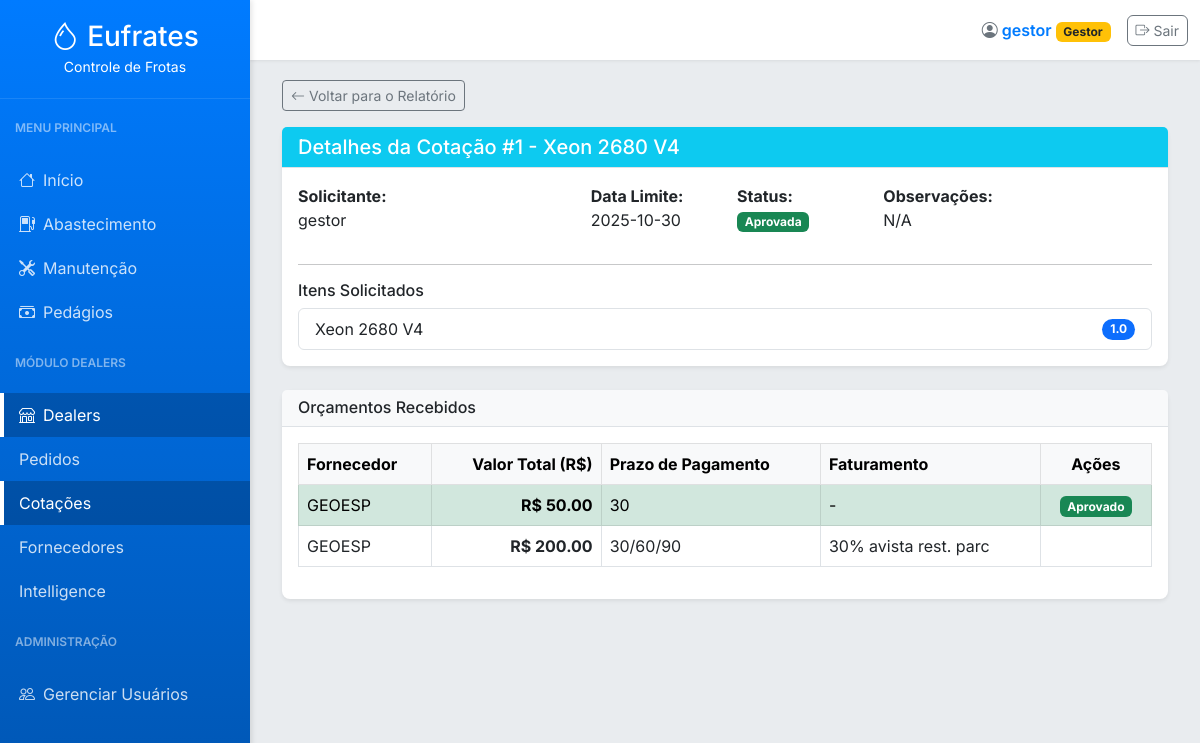
/dealers/cotacao/1 (signed in), run on an earlier commit of the app's database.
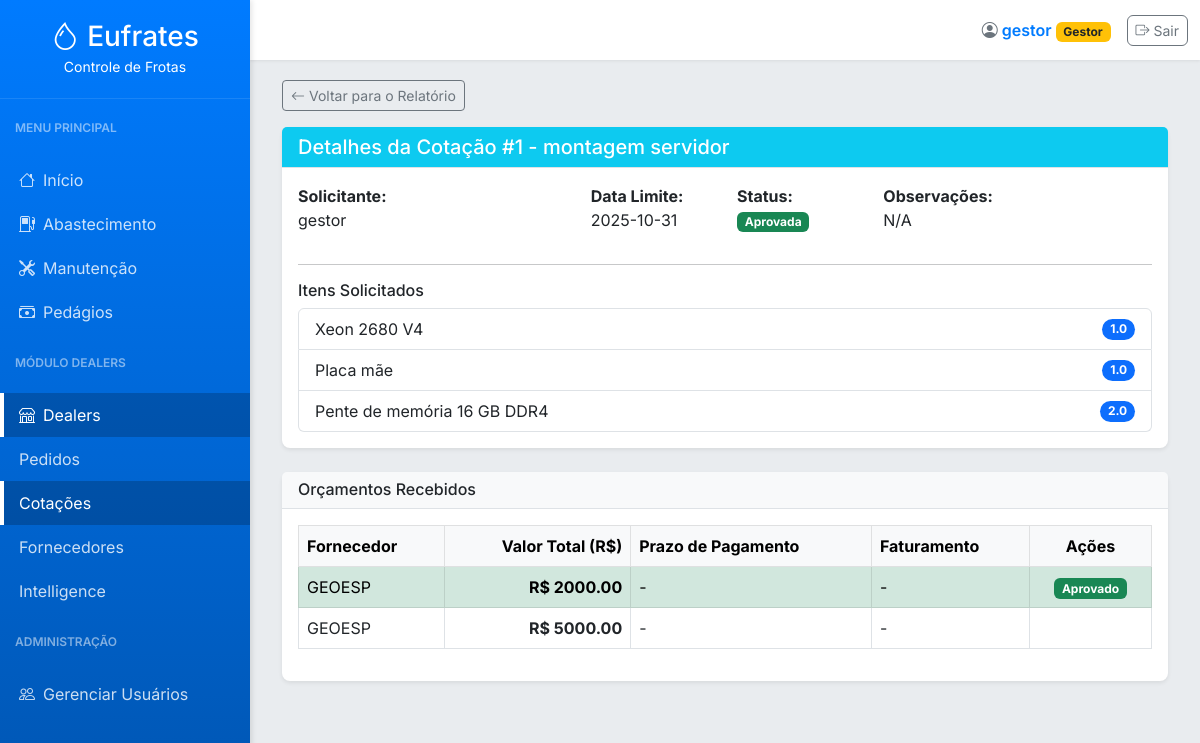
And on a later commit of the database.
### tables this page shows
CREATE TABLE users (
        id INTEGER PRIMARY KEY AUTOINCREMENT,
        username TEXT NOT NULL UNIQUE,
        password_hash TEXT NOT NULL,
        role TEXT NOT NULL CHECK(role IN ('Gestor', 'Comprador', 'Padrão'))
    );

CREATE TABLE cotacoes (
                id INTEGER PRIMARY KEY, user_id INTEGER, titulo TEXT, data_limite TEXT,
                observacoes TEXT, status TEXT, data_aprovacao TEXT, data_registro TEXT
            );

CREATE TABLE cotacao_itens (
                id INTEGER PRIMARY KEY, cotacao_id INTEGER, descricao TEXT, quantidade REAL
            );

CREATE TABLE orcamentos (
                id INTEGER PRIMARY KEY, cotacao_id INTEGER, fornecedor_id INTEGER, valor REAL,
                prazo_pagamento TEXT, faturamento TEXT, data_registro TEXT, aprovado BOOLEAN
            );

CREATE TABLE fornecedores (
        id INTEGER PRIMARY KEY AUTOINCREMENT,
        cnpj TEXT NOT NULL UNIQUE,
        nome TEXT NOT NULL,
        ie TEXT,
        endereco TEXT,
        tipo TEXT,
        contato TEXT,
        data_registro TEXT DEFAULT CURRENT_TIMESTAMP
    );

### app.py (the view, shortened to what this page needs)
@app.route('/dealers/cotacao/<int:cotacao_id>', methods=['GET', 'POST'])
@login_required
def cotacao_detalhe(cotacao_id):
    user_role = g.user['role']
    cotacao = obter_cotacao_por_id(cotacao_id)
    itens = obter_itens_por_cotacao_id(cotacao_id)
    orcamentos = obter_orcamentos_por_cotacao_id(cotacao_id)
    fornecedores = obter_fornecedores()
    return render_template('cotacao_detalhe.html', active_page='cotacoes', cotacao=cotacao, itens=itens, orcamentos=orcamentos, fornecedores=fornecedores)

### app.py (called while the page is built)
@app.before_request
def load_logged_in_user():
    user_id = session.get('user_id')
    g.user = get_user_by_id(user_id) if user_id else None

def login_required(view):
    @wraps(view)
    def wrapped_view(*args, **kwargs):
        if g.user is None:
            flash('Você precisa estar logado para acessar esta página.', 'warning')
            return redirect(url_for('login'))
        return view(*args, **kwargs)
    return wrapped_view

@app.context_processor
def inject_now():
    return {'now': datetime.now(), 'g': g}

### database.py (called while the page is built)
def get_db_connection():
    conn = sqlite3.connect('abastecimentos.db')
    conn.row_factory = sqlite3.Row
    return conn

def obter_cotacao_por_id(cotacao_id):
    conn = get_db_connection()
    try:
        query = "SELECT c.*, u.username as solicitante FROM cotacoes c JOIN users u ON c.user_id = u.id WHERE c.id = ?"
        df = pd.read_sql_query(query, conn, params=(cotacao_id,))
        return df.iloc[0].to_dict() if not df.empty else None
    finally:
        conn.close()

def obter_itens_por_cotacao_id(cotacao_id):
    conn = get_db_connection()
    df = pd.read_sql("SELECT * FROM cotacao_itens WHERE cotacao_id = ?", conn, params=(cotacao_id,))
    conn.close()
    return df.to_dict('records')

def obter_orcamentos_por_cotacao_id(cotacao_id):
    conn = get_db_connection()
    query = '''
        SELECT o.*, f.nome as fornecedor_nome
        FROM orcamentos o
        JOIN fornecedores f ON o.fornecedor_id = f.id
        WHERE o.cotacao_id = ?
        ORDER BY o.valor ASC
    '''
    df = pd.read_sql(query, conn, params=(cotacao_id,))
    conn.close()
    return df.to_dict('records')

def get_user_by_id(user_id):
    conn = get_db_connection()
    user = conn.execute('SELECT * FROM users WHERE id = ?', (user_id,)).fetchone()
    conn.close()
    return user

def obter_fornecedores():
    conn = get_db_connection()
    df = pd.read_sql('SELECT id, cnpj, nome, ie, tipo, contato, data_registro FROM fornecedores ORDER BY nome', conn)
    conn.close()
    return df.to_dict('records')

### templates/cotacao_detalhe.html (shortened to what this page needs)
{% extends "base.html" %}
{% block content %}
<div class="container-fluid">
    <a href="{{ url_for('cotacoes_relatorio') }}" class="btn btn-outline-secondary btn-sm mb-3">
        <i class="bi bi-arrow-left"></i> Voltar para o Relatório
    </a>
    <div class="card mb-4">
        <div class="card-header bg-info text-white">
            <h5 class="mb-0">Detalhes da Cotação #{{ cotacao.id }} - {{ cotacao.titulo }}</h5>
        </div>
        <div class="card-body">
            <div class="row">
                <div class="col-md-4"><strong>Solicitante:</strong><p>{{ cotacao.solicitante }}</p></div>
                <div class="col-md-2"><strong>Data Limite:</strong><p>{{ cotacao.data_limite }}</p></div>
                <div class="col-md-2"><strong>Status:</strong>
                    <p><span class="badge {% if cotacao.status == 'Aberta' %}bg-warning{% elif cotacao.status == 'Fechada' %}bg-primary{% elif cotacao.status == 'Aprovada' %}bg-success{% else %}bg-danger{% endif %}">{{ cotacao.status }}</span></p>
                </div>
                <div class="col-md-4"><strong>Observações:</strong><p>{{ cotacao.observacoes or 'N/A' }}</p></div>
            </div>
            <hr>
            <h6>Itens Solicitados</h6>
            <ul class="list-group">
                {% for item in itens %}
                <li class="list-group-item d-flex justify-content-between align-items-center">
                    {{ item.descricao }}
                    <span class="badge bg-primary rounded-pill">{{ item.quantidade }}</span>
                </li>
                {% endfor %}
            </ul>
        </div>
    </div>
    <div class="card">
        <div class="card-header d-flex justify-content-between align-items-center">
            <h6 class="mb-0">Orçamentos Recebidos</h6>
        </div>
        <div class="card-body">
            {% if orcamentos %}
            <div class="table-responsive">
                <table class="table table-bordered table-hover">
                    <thead class="table-light">
                        <tr>
                            <th>Fornecedor</th>
                            <th class="text-end">Valor Total (R$)</th>
                            <th>Prazo de Pagamento</th>
                            <th>Faturamento</th>
                            <th class="text-center">Ações</th>
                        </tr>
                    </thead>
                    <tbody>
                        {% for orcamento in orcamentos %}
                        <tr class="{{ 'table-success' if orcamento.aprovado else '' }}">
                            <td>{{ orcamento.fornecedor_nome }}</td>
                            <td class="text-end fw-bold">R$ {{ "%.2f"|format(orcamento.valor) }}</td>
                            <td>{{ orcamento.prazo_pagamento or '-' }}</td>
                            <td>{{ orcamento.faturamento or '-' }}</td>
                            <td class="text-center">
                                {% if cotacao.status == 'Fechada' and g.user.role in ['Administrador', 'Gestor'] %}
                                <form method="POST" action="{{ url_for('cotacao_detalhe', cotacao_id=cotacao.id) }}" class="d-inline">
                                    <input type="hidden" name="action" value="aprovar_orcamento">
                                    <input type="hidden" name="orcamento_id" value="{{ orcamento.id }}">
                                    <button type="submit" class="btn btn-sm btn-success" title="Aprovar este orçamento" onclick="return confirm('Tem certeza que deseja aprovar este orçamento e gerar um Pedido de Compra?')">
                                        <i class="bi bi-check-lg"></i> Aprovar
                                    </button>
                                </form>
                                {% elif orcamento.aprovado %}
                                <span class="badge bg-success">Aprovado</span>
                                {% endif %}
                            </td>
                        </tr>
                        {% endfor %}
                    </tbody>
                </table>
            </div>
            {% else %}
            <p class="text-center text-muted">Nenhum orçamento adicionado para esta cotação ainda.</p>
            {% endif %}
        </div>
    </div>
</div>
{% endblock %}

### templates/base.html (shortened to what this page needs)
<!DOCTYPE html>
<html lang="pt-BR">
<head>
    <link href="https://cdn.jsdelivr.net/npm/bootstrap@5.3.0/dist/css/bootstrap.min.css" rel="stylesheet">
    <link rel="stylesheet" href="https://cdn.jsdelivr.net/npm/bootstrap-icons@1.10.5/font/bootstrap-icons.css">
</head>
<body>
    <nav id="sidebar">
        <div class="sidebar-header">
            <h3 class="mb-0"><i class="bi bi-droplet me-2"></i>Eufrates</h3>
            <small>Controle de Frotas</small>
        </div>
        <ul class="list-unstyled components">
            <p class="sidebar-title">Menu Principal</p>
            <li class="nav-item">
                <a class="{{ 'active' if active_page == 'index' }}" href="{{ url_for('index') }}"><i class="bi bi-house me-2"></i>Início</a>
            </li>
            <li class="nav-item">
                <a class="{{ 'active' if active_page == 'relatorios' or active_page == 'medias' or active_page == 'combustiveis' }}" href="#abastecimentoSubmenu" data-bs-toggle="collapse" aria-expanded="false" class="dropdown-toggle">
                    <i class="bi bi-fuel-pump me-2"></i>Abastecimento
                </a>
            </li>
            <li class="nav-item">
                <a class="{{ 'active' if active_page == 'manutencoes' or active_page == 'metricas' or active_page == 'checklists' }}" href="#manutencaoSubmenu" data-bs-toggle="collapse" aria-expanded="false" class="dropdown-toggle">
                    <i class="bi bi-tools me-2"></i>Manutenção
                </a>
            </li>
            <li class="nav-item">
                <a class="{{ 'active' if active_page == 'pedagios' }}" href="{{ url_for('pedagios') }}"><i class="bi bi-cash-stack me-2"></i>Pedágios</a>
            </li>
            <p class="sidebar-title">Módulo Dealers</p>
            <li class="nav-item">
                <a class="{{ 'active' if active_page == 'pedidos_compra' or active_page == 'cotacoes' or active_page == 'fornecedores' or active_page == 'dealer_intelligence' }}" href="#dealersSubmenu" data-bs-toggle="collapse" aria-expanded="false" class="dropdown-toggle">
                    <i class="bi bi-shop me-2"></i>Dealers
                </a>
                <ul class="collapse list-unstyled" id="dealersSubmenu">
                    {% if g.user.role in ['Administrador', 'Gestor', 'Comprador'] %}
                    <li><a class="{{ 'active' if active_page == 'pedidos_compra' }}" href="{{ url_for('pedidos_relatorio') }}">Pedidos</a></li>
                    <li><a class="{{ 'active' if active_page == 'cotacoes' }}" href="{{ url_for('cotacoes_relatorio') }}">Cotações</a></li>
                    <li><a class="{{ 'active' if active_page == 'fornecedores' }}" href="{{ url_for('fornecedores') }}">Fornecedores</a></li>
                    {% endif %}
                    {% if g.user.role in ['Administrador', 'Gestor'] %}
                    <li><a class="{{ 'active' if active_page == 'dealer_intelligence' }}" href="{{ url_for('dealer_intelligence') }}">Intelligence</a></li>
                    {% endif %}
                </ul>
            </li>
            {% if g.user.role in ['Administrador', 'Gestor'] %}
            <p class="sidebar-title">Administração</p>
            <li class="nav-item">
                <a class="{{ 'active' if active_page == 'user_management' }}" href="{{ url_for('user_management') }}"><i class="bi bi-people me-2"></i>Gerenciar Usuários</a>
            </li>
            {% endif %}
        </ul>
    </nav>
    <div id="content">
        <nav class="navbar navbar-top navbar-expand-lg">
            <div class="container-fluid d-flex justify-content-end">
                <div class="d-flex align-items-center">
                    <div class="user-info me-3">
                        <span class="text-secondary"><i class="bi bi-person-circle"></i></span>
                        {{ g.user.username }}
                        <span class="badge
                            {% if g.user.role == 'Administrador' %}bg-danger
                            {% elif g.user.role == 'Gestor' %}bg-warning text-dark
                            {% elif g.user.role == 'Comprador' %}bg-primary
                            {% else %}bg-secondary{% endif %}">
                            {{ g.user.role }}
                        </span>
                    </div>
                    <a href="{{ url_for('logout') }}" class="btn btn-sm btn-outline-secondary btn-custom">
                        <i class="bi bi-box-arrow-right"></i> Sair
                    </a>
                </div>
            </div>
        </nav>
        <div class="page-content">
            {% block content %}{% endblock %}
        </div>
    </div>
</body>
</html>

### templates/base.html (style rules this page uses)
:root { --sidebar-width: 250px; --primary-color: #007bff; --secondary-color: #6c757d; --bg-light: #f8f9fa; --text-dark: #343a40; --text-muted: #6c757d; }
body { font-family: 'Inter', sans-serif; background-color: #e9ecef; color: var(--text-dark); min-height: 100vh; display: flex; }
#sidebar { width: var(--sidebar-width); min-width: var(--sidebar-width); height: 100vh; position: fixed; top: 0; left: 0; background: linear-gradient(180deg, #007bff, #0056b3); color: white; transition: all 0.3s; overflow-y: auto; box-shadow: 2px 0 5px rgba(0, 0, 0, 0.1); z-index: 1000; }
#sidebar .sidebar-header { padding: 20px 15px; text-align: center; border-bottom: 1px solid rgba(255, 255, 255, 0.1); }
#sidebar .list-unstyled a { padding: 10px 15px; font-size: 1.0em; display: block; color: rgba(255, 255, 255, 0.8); text-decoration: none; transition: background 0.2s, color 0.2s; border-left: 4px solid transparent; }
#sidebar .list-unstyled a:hover, #sidebar .list-unstyled a.active { color: #fff; background: rgba(0, 0, 0, 0.2); border-left: 4px solid #fff; }
#sidebar .sidebar-title { padding: 10px 15px 5px; font-size: 0.75em; text-transform: uppercase; font-weight: 600; color: rgba(255, 255, 255, 0.5); margin-top: 10px; }
#content { width: 100%; padding-left: var(--sidebar-width); min-height: 100vh; transition: all 0.3s; }
.navbar-top { width: 100%; height: 60px; background-color: #fff; box-shadow: 0 1px 3px rgba(0, 0, 0, 0.08); position: sticky; top: 0; z-index: 999; }
.navbar-top .user-info { font-weight: 600; color: var(--primary-color); }
.page-content { padding: 20px; }
.card { border: none; border-radius: 8px; box-shadow: 0 0.125rem 0.25rem rgba(0, 0, 0, 0.075); margin-bottom: 20px; }
.card-header { background-color: var(--bg-light); font-weight: 700; border-bottom: 1px solid #dee2e6; }
.btn-custom { border-radius: 6px; }

What changed in the data, as far as the page shows it:
changed cotacoes "Aprovada": titulo "Xeon 2680 V4" → "montagem servidor"; data_limite "2025-10-30" → "2025-10-31"
added cotacao_itens: descricao "Placa mãe", quantidade "1.0"
added cotacao_itens: descricao "Pente de memória 16 GB DDR4", quantidade "2.0"
changed orcamentos (number 1 of 2 on the later page): valor "200.00" → "2000.00"; prazo_pagamento "30/60/90" → "-"; faturamento "30% avista rest. parc" → "-"; now shows "Aprovado"; moves up the list
changed orcamentos (number 2 of 2 on the later page): valor "50.00" → "5000.00"; prazo_pagamento "30" → "-"; no longer shows "Aprovado"
